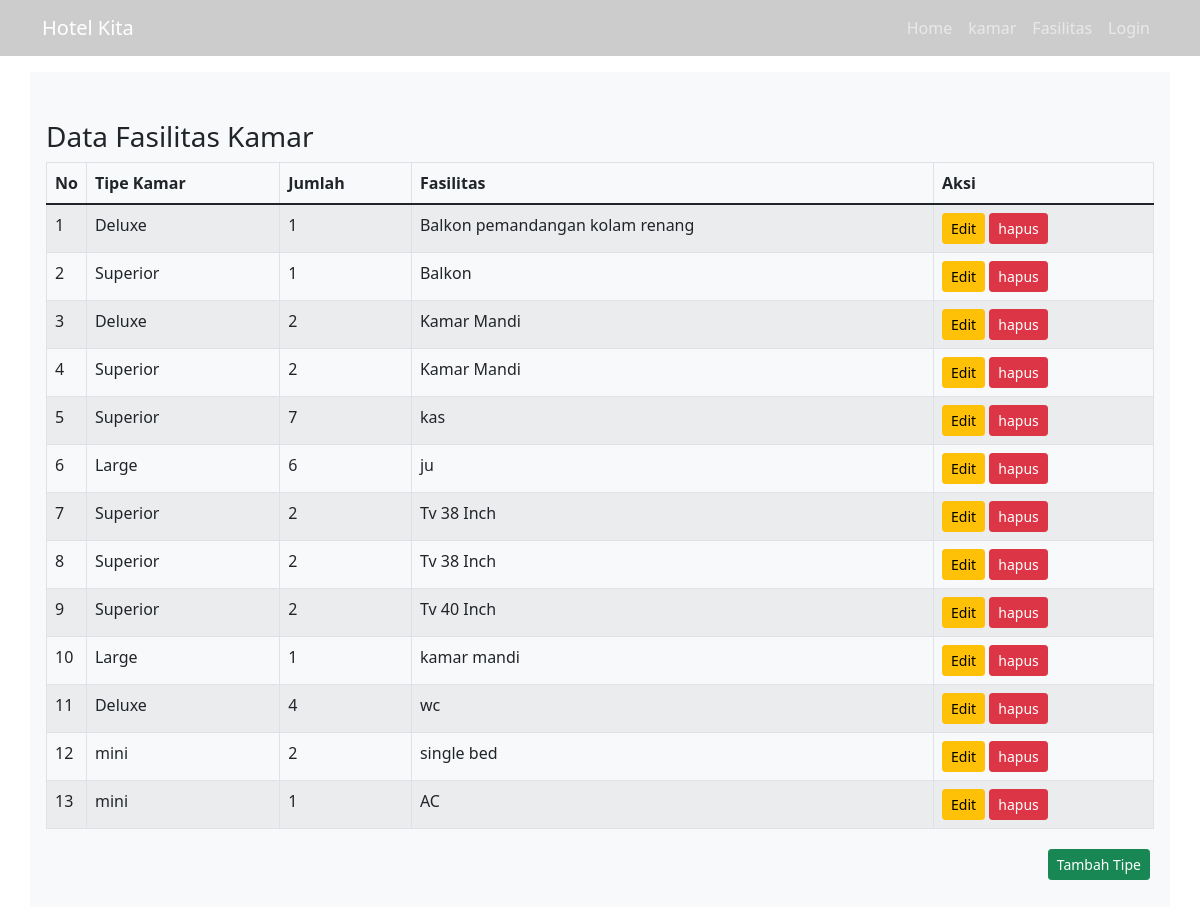
Page /fkamar.php?alert=insert on the committed database.
### tables this page shows
CREATE TABLE `tb_fkamar` (
  `fk_id` int(11) NOT NULL,
  `fk_tipe` int(11) NOT NULL,
  `fk_jumlah` int(11) NOT NULL,
  `fk_fasilitas` varchar(65) NOT NULL
);

CREATE TABLE `tb_jkamar` (
  `jk_id` int(11) NOT NULL,
  `jk_tipe` varchar(35) NOT NULL,
  `jk_jumlah` int(11) NOT NULL,
  `jk_tersedia` int(11) DEFAULT NULL,
  `jk_terpakai` int(11) DEFAULT NULL,
  `image` varchar(100) NOT NULL
);

### fkamar.php (the view)
<?php
include 'header.php';
?>
<br><br><br>
<div class="container px-3 py-5 bg-light">
    <h3>Data Fasilitas Kamar</h3>
    <table class="table table-bordered table-striped table-hover" id="table-datatable">
        <thead>
            <tr>
                <th style="width: 1%;">No</th>
                <th>Tipe Kamar</th>
                <th>Jumlah</th>
                <th>Fasilitas</th>
                <th>Aksi</th>
            </tr>
        </thead>
        <tbody>
            <?php
            include '../config.php';
            $sql = mysqli_query($dbconnect, "SELECT * FROM tb_fkamar INNER JOIN tb_jkamar WHERE tb_fkamar.fk_tipe = tb_jkamar.jk_id");
            $no = 1;
            while ($d = mysqli_fetch_array($sql)) {
            ?>
                <tr>
                    <td><?php echo $no++ ?></td>
                    <td><?php echo $d['jk_tipe']; ?></td>
                    <td><?php echo $d['fk_jumlah'] ?></td>
                    <td><?php echo $d['fk_fasilitas'] ?></td>
                    <td><a href="fkamar_edit.php?id=<?php echo $d['fk_id'] ?>" class="btn btn-sm btn-warning">Edit</a>&nbsp;<a href="action/fk_delete.php?id=<?php echo $d['fk_id'] ?>" class="btn btn-sm btn-danger">hapus</a></td>
                </tr>
            <?php } ?>
        </tbody>
    </table>
    <div class="row">
        <div class="col d-flex justify-content-end">
            <a href="fkamar_tambah.php" class="btn btn-sm btn-success m-1">Tambah Tipe</a>
        </div>
    </div>
</div>

### rows in the picture
tb_fkamar: fk_tipe.jk_tipe "Deluxe", fk_jumlah "1", fk_fasilitas "Balkon pemandangan kolam renang"
tb_fkamar: fk_tipe.jk_tipe "Superior", fk_jumlah "1", fk_fasilitas "Balkon"
tb_fkamar: fk_tipe.jk_tipe "Deluxe", fk_jumlah "2", fk_fasilitas "Kamar Mandi"
tb_fkamar: fk_tipe.jk_tipe "Superior", fk_jumlah "2", fk_fasilitas "Kamar Mandi"
tb_fkamar: fk_tipe.jk_tipe "Superior", fk_jumlah "7", fk_fasilitas "kas"
tb_fkamar: fk_tipe.jk_tipe "Large", fk_jumlah "6", fk_fasilitas "ju"
tb_fkamar: fk_tipe.jk_tipe "Superior", fk_jumlah "2", fk_fasilitas "Tv 38 Inch"
tb_fkamar: fk_tipe.jk_tipe "Superior", fk_jumlah "2", fk_fasilitas "Tv 38 Inch"
tb_fkamar: fk_tipe.jk_tipe "Superior", fk_jumlah "2", fk_fasilitas "Tv 40 Inch"
tb_fkamar: fk_tipe.jk_tipe "Large", fk_jumlah "1", fk_fasilitas "kamar mandi"
tb_fkamar: fk_tipe.jk_tipe "Deluxe", fk_jumlah "4", fk_fasilitas "wc"
tb_fkamar: fk_tipe.jk_tipe "mini", fk_jumlah "2", fk_fasilitas "single bed"
tb_fkamar: fk_tipe.jk_tipe "mini", fk_jumlah "1", fk_fasilitas "AC"
